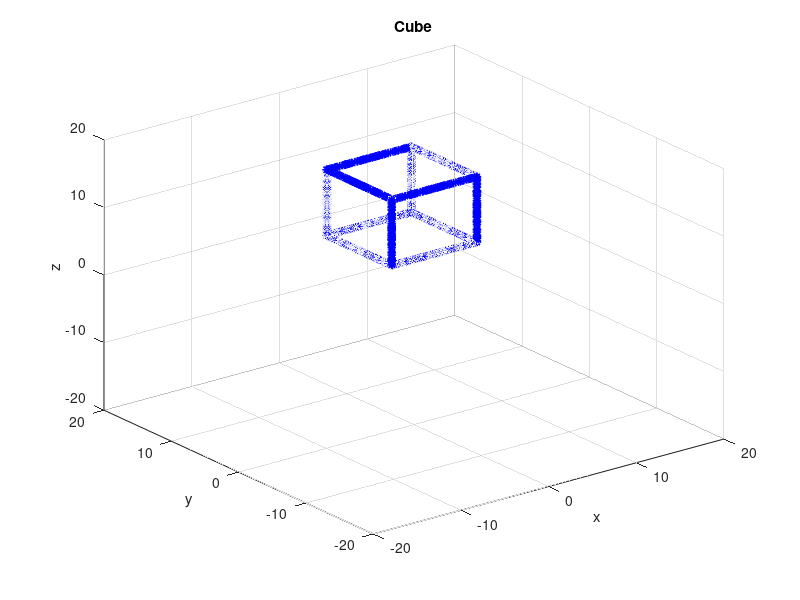

MATLAB code to generate this figure:
function [] = cube()
    clc;
    close all;
    num = 100;
    t = sort(rand(num,1))*10;
    xstart = -1;
    ystart = 2;
    zstart = 3;
    r_0 = {xstart, ystart, zstart};
    v_z = {0, 0, 1};
    v_y = {0, 1, 0};
    v_x = {1, 0, 0};
    v_z_m = {0, 0, -1};
    v_y_m = {0, -1, 0};
    v_x_m = {-1, 0, 0};
    [x1,y1,z1] = getcoord(r_0, v_x, t);
    [x2,y2,z2] = getcoord(r_0, v_y, t);
    [x3,y3,z3] = getcoord(r_0, v_z, t);
    r_1 = {x1(end), ystart, zstart};
    [x4,y4,z4] = getcoord(r_1, v_z, t);
    [x5,y5,z5] = getcoord(r_1, v_y, t);
    r_2 = {x1(end),ystart,z3(end)};
    [x6,y6,z6] = getcoord(r_2, v_x_m, t);
    [x7,y7,z7] = getcoord(r_2, v_y, t);
    
    r_3 = {x1(end),y2(end),z3(end)};
    [x8,y8,z8] = getcoord(r_3, v_z_m, t);
    [x9,y9,z9] = getcoord(r_3, v_x_m, t);
    r_4 = {x3(end),y2(end),zstart};
    [x10,y10,z10] = getcoord(r_4, v_x, t);
    r_5 = {x10(1) y10(end) z3(end)};
    [x11,y11,z11] = getcoord(r_5, v_y_m, t);
    [x12,y12,z12] = getcoord(r_5, v_z_m, t);
    figure(1);
    plot3([x1 x2 x3 x4 x5 x6 x7 x8 x9 x10 x11 x12],[y1 y2 y3 y4 y5 y6 y7 y8 y9 y10 y11 y12],[z1 z2 z3 z4 z5 z6 z7 z8 z9 z10 z11 z12], '*', 'Color','b');
    title('Cube');
    xlabel('x'); 
    ylabel('y'); 
    zlabel('z');
    grid on;
    axis([-20 20 -20 20 -20 20])
end

function [x,y,z] = getcoord(r_0, v, t)
    [x_0,y_0,z_0] = r_0{:};
    [a, b , c] = v{:};
    x = x_0 + a*t;
    y = y_0 + b*t;
    z = z_0 + c*t;
end